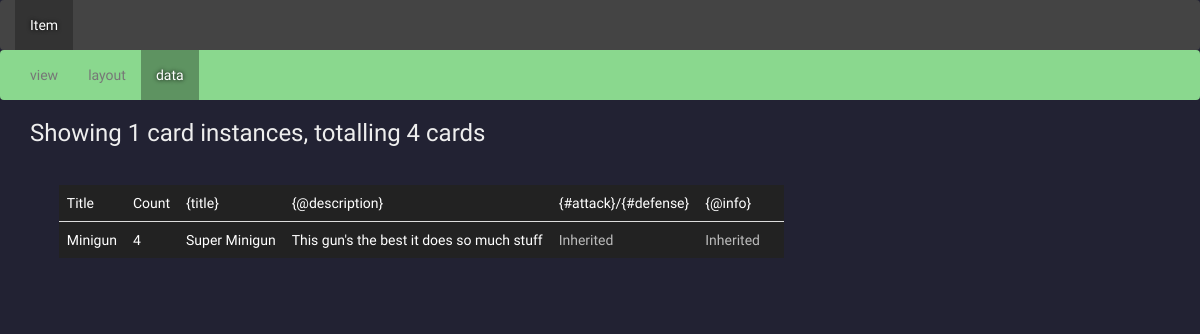
The page /type/1/data on the database as committed earlier.
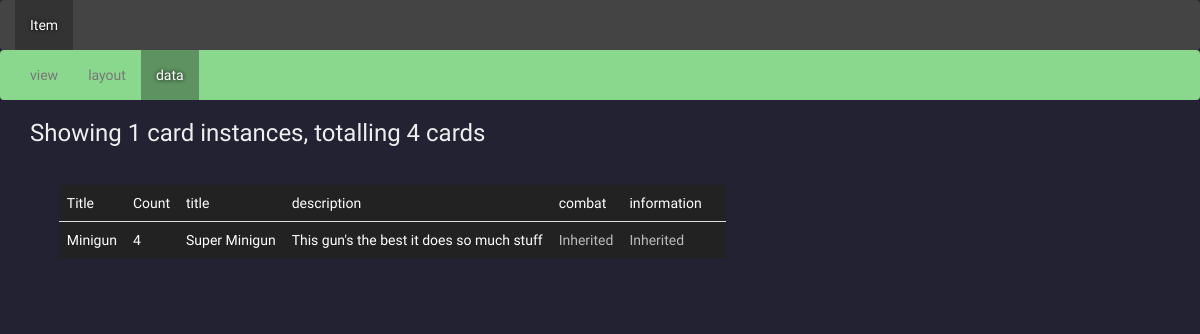
The same page on the database as committed later.
### cards/models.py (models this page shows, shortened)
class Field(models.Model):
    name = models.CharField(max_length=255)
    template = models.CharField(max_length=255, blank=True, default='')
    width = models.DecimalField("Width, percentage", default=1.0, max_digits=5, decimal_places=4)
    height = models.DecimalField("Distance from top, percentage", default=0.0, max_digits=5, decimal_places=4)
    is_bold = models.BooleanField(default=False)
    is_italic = models.BooleanField(default=False)
    alignment = models.CharField(default='left', choices=(
        ('left', 'Left'),
        ('center', 'Centre'),
        ('right', 'Right'),
    ), max_length=16)
    card_type = models.ForeignKey(CardType, on_delete=models.CASCADE)

class FieldData(models.Model):
    value = models.CharField(max_length=255)
    field = models.ForeignKey(Field, related_name='+', on_delete=models.CASCADE)
    card = models.ForeignKey(Card, on_delete=models.CASCADE)

### cards/views.py (the view)
# urls.py: url(r'^type/(?P<type_id>[0-9]+)/data$', cardviews.data),
def data(request, type_id):
    card_type = get_object_or_404(CardType, pk=type_id)
    card_types = CardType.objects.all()
    cards = card_type.card_set.all()
    total_card_count = sum([card.count for card in cards])
    return render(request, 'card-data.html', {
        'view_name': 'data',
        'card_types': card_types,
        'cardtype': card_type,
        'total_card_count': total_card_count,
        'cards': card_type.card_set.all(),
    })

### cards/models.py (called while the page is built)
    @property
    def patterns(self):
        return [
            ('{title}', self.title),
            ('{count}', str(self.count)),
        ]

    @property
    def fields(self):
        fields = []
        for field in self.card_type.field_set.all():
            try:
                data = self.fielddata_set.get(field=field)
                field.value = data.value
            except:
                field.value = field.template
                field.inherited = True
            for pattern, replacement in self.patterns:
                field.value = field.value.replace(pattern, replacement)
            fields.append(field)
        return fields

### cards/templates/card-data.html
{% extends 'core/default.html' %}
{% block content %}
<div class="col-md-12">
    <h3>Showing {{ cards|length }} card instances, totalling {{ total_card_count }} cards</h3>
    <div class="card-list cardtype-{{ cardtype.name }}">
        <table class="table">
            <thead>
                <tr>
                    <td>Title</td>
                    <td>Count</td>
                    {% for field in cardtype.field_set.all %}
                        <td>{{ field.name }}</td>
                    {% endfor %}
                </tr>
            </thead>
            <tbody>
            {% for card in cards %}
            <tr id="card-{{ card.pk }}" data-name="{{ card.title }}">
                <td>{{ card.title }}</td>
                <td>{{ card.count }}</td>
                {% for field in card.fields %}
                    {% if field.inherited %}
                        <td style="color:#BBB;">Inherited</td>
                    {% else %}
                        <td>{{ field.value }}</td>
                    {% endif %}
                {% endfor %}
                <td></td>
            </tr>
            {% endfor %}
            </tbody>
        </table>
    </div>
</div>
{% endblock %}

Rows that differ between the two databases and show on the page:
changed Field "Super Minigun": name "{title}" → "title"
changed Field "This gun's the best it does so much stuff": name "{@description}" → "description"
changed Field: name "{#attack}/{#defense}" → "combat"
changed Field: name "{@info}" → "information"
